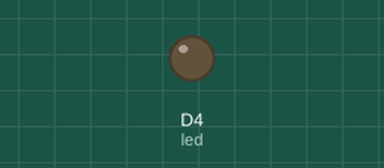
A sketch run on a simulated ESP8266 (NodeMCU). On the bench: output pins drawn as LEDs (lit = HIGH). WiFi joins after 1.5 s; servers stay silent unless stated; what the sketch prints to the serial monitor is not drawn.

Above: at 0.1 s.
At 1.6 s:
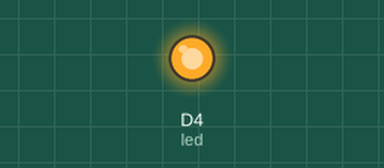
Timing chart, 0 to 3.1 s (numbered marks = the images above):
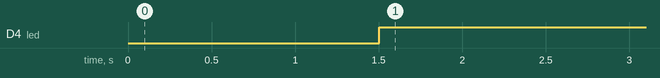

Measured:
- by itself, D4 (led): LOW → HIGH at 1.5 s

The sketch:

HardCoded.ino
```cpp
#include <ESP8266WiFi.h>

const char* ssid = "WIFI_NAME_NETWORK";
const char* password = "MY_PASSWORD";


const int led = D4;


void setup(void){
  long init = millis();
  pinMode(led, OUTPUT);
  Serial.begin(115200);
  WiFi.begin(ssid, password);
  // Aguarda até estar ligado
  while (WiFi.status() != WL_CONNECTED) {
    delay(500);
    Serial.print(".");
  }
  Serial.println("");
  Serial.print("Ligado a ");
  Serial.println(ssid);
  Serial.print("IP: ");
  Serial.println(WiFi.localIP());
  Serial.print("Tempo a ligar ");
  Serial.print(millis() - init  );
  Serial.println(" milisegundos");
}

void loop(void){
   if (WiFi.status() == WL_CONNECTED) {
    digitalWrite(led, HIGH);
   }else{
    digitalWrite(led, LOW);
   }
}
```
